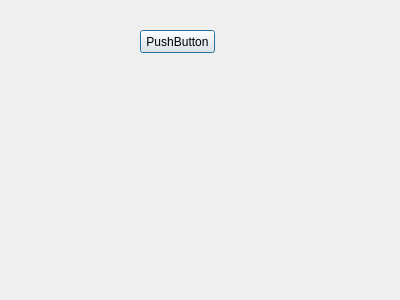
<?xml version="1.0" encoding="UTF-8"?>
<ui version="4.0">
 <class>Dialog</class>
 <widget class="QDialog" name="Dialog">
  <property name="geometry">
   <rect>
    <x>0</x>
    <y>0</y>
    <width>400</width>
    <height>300</height>
   </rect>
  </property>
  <property name="windowTitle">
   <string>Dialog</string>
  </property>
  <widget class="QPushButton" name="pushButton">
   <property name="geometry">
    <rect>
     <x>140</x>
     <y>30</y>
     <width>75</width>
     <height>23</height>
    </rect>
   </property>
   <property name="text">
    <string>PushButton</string>
   </property>
  </widget>
 </widget>
 <resources/>
 <connections/>
</ui>
